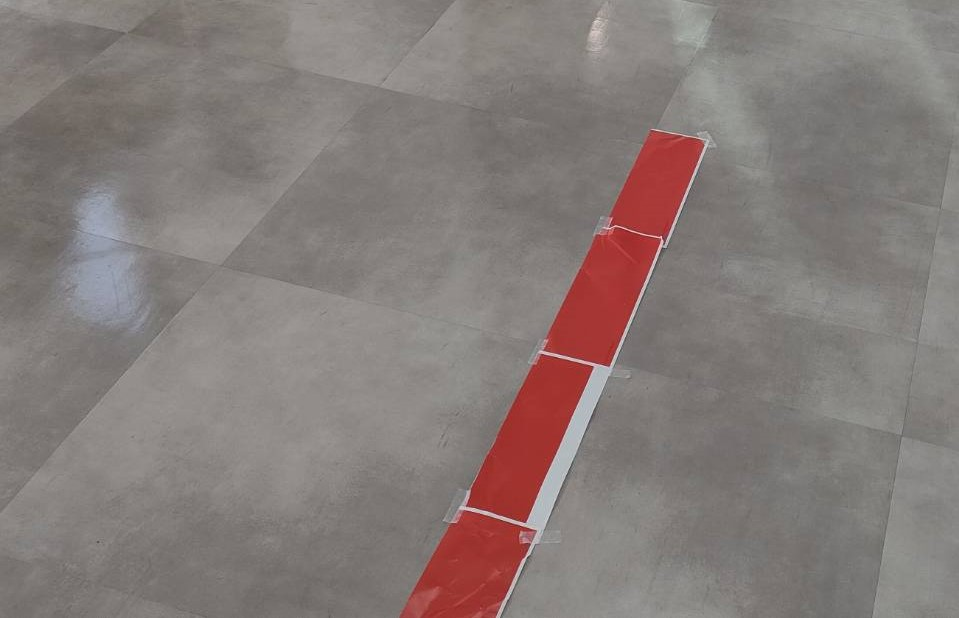
#> input picture img/redLine4.jpg, 959 x 618 px, found by its file name
$ python 1.py
#> lines starting #> are read from the running program, lines starting #| are printed output that depends on the picture; after the words box and inside, x2 and y2 are one past the last pixel; in counts of white or black regions, pixels touching at a corner belong together; long printed decimals are rounded
### main/binarization.py
# 2値化
import cv2
import numpy as np

# 画像を二値化
def binarization(image):
    if image is None:
        raise FileNotFoundError(f"Image can not found")

    # BGRからHSVに変換
    hsv = cv2.cvtColor(image, cv2.COLOR_BGR2HSV)

    # 赤色の範囲を定義（赤色は2つの範囲をカバーするため、2つのマスクを作成）
    lower_red = np.array([0, 100, 100])
    upper_red = np.array([10, 255, 255])
    lower_red2 = np.array([160, 100, 100])
    upper_red2 = np.array([180, 255, 255])

    # 赤色のマスクを作成
    mask1 = cv2.inRange(hsv, lower_red, upper_red)
    mask2 = cv2.inRange(hsv, lower_red2, upper_red2)
    mask = cv2.bitwise_or(mask1, mask2)

    # マスクを適用して赤い部分を抽出
    result = cv2.bitwise_and(image, image, mask=mask)

    gray_image = cv2.cvtColor(result, cv2.COLOR_BGR2GRAY)
    _, binary_image = cv2.threshold(gray_image, 1, 255, cv2.THRESH_BINARY)

    return binary_image

### main/remove_noise.py
# 画像からノイズ除去
import numpy as np

def remove_noise(binary_image, cell_size, threshold):
    height, width = binary_image.shape[:2]
    for y in range(0, height, cell_size):
        for x in range(0, width, cell_size):
            cell = binary_image[y:y+cell_size, x:x+cell_size]
            red_pixels = np.sum(cell == 255)
            total_pixels = cell.size
            red_ratio = red_pixels / total_pixels

            if red_ratio < threshold:
                binary_image[y:y+cell_size, x:x+cell_size] = 0

    return binary_image

### main/group_coordinates.py
import numpy as np

def group_coordinates(x_coords, y_coords, step):
    grouped_y_coords = []
    grouped_x_coords = []

    for y in range(0, max(y_coords) + step, step):
        mask = (y_coords >= y) & (y_coords < y + step)
        if np.any(mask):
            avg_y = np.mean(y_coords[mask])
            avg_x = np.mean(x_coords[mask])
            grouped_y_coords.append(avg_y)
            grouped_x_coords.append(avg_x)

    return np.array(grouped_x_coords), np.array(grouped_y_coords)

### main/remove_isolated_points.py
import numpy as np

def remove_isolated_points(grouped_x_coords, grouped_y_coords, radius):
    filtered_x_coords = []
    filtered_y_coords = []
    for i in range(len(grouped_x_coords)):
        x = grouped_x_coords[i]
        y = grouped_y_coords[i]
        # 周囲の点をチェック
        distances = np.sqrt((grouped_x_coords - x) ** 2 + (grouped_y_coords - y) ** 2)
        # 半径内に他の点があるかチェック
        if np.sum((distances < radius) & (distances > 0)) > 0:
            filtered_x_coords.append(x)
            filtered_y_coords.append(y)
    return np.array(filtered_x_coords), np.array(filtered_y_coords)

### main/center_leastSquare.py
# 重心計算 & 最小二乗法
import numpy as np

def center_leastSquare(filtered_x_coords, filtered_y_coords):
    if len(filtered_x_coords) > 0:
        # 重心を計算
        cx = np.mean(filtered_x_coords)
        cy = np.mean(filtered_y_coords)

        # 最小二乗法
        A = np.vstack([filtered_x_coords, np.ones(len(filtered_x_coords))]).T
        m, _ = np.linalg.lstsq(A, filtered_y_coords, rcond=None)[0]
        m = -m

        return cx, cy, m
    return None, None, None

### main/1.py
# test用
# あんまり消したくない

from binarization import binarization
from remove_noise import remove_noise
from remove_isolated_points import remove_isolated_points
from group_coordinates import group_coordinates
from center_leastSquare import center_leastSquare
import cv2
import numpy as np

image_path = r'C:\Users\daiko\drone\img\redLine4.jpg'
Cell_size = 6
Threshold = 0.7
Step = 20
Radius = 40

image = cv2.imread(image_path)
#> image is the input picture: shape (618, 959, 3); mean B, G, R 120.8, 123.7, 133.6
binary_image = binarization(image)
#> in binarization, `mask1 = cv2.inRange(hsv, lower_red, upper_red)`:
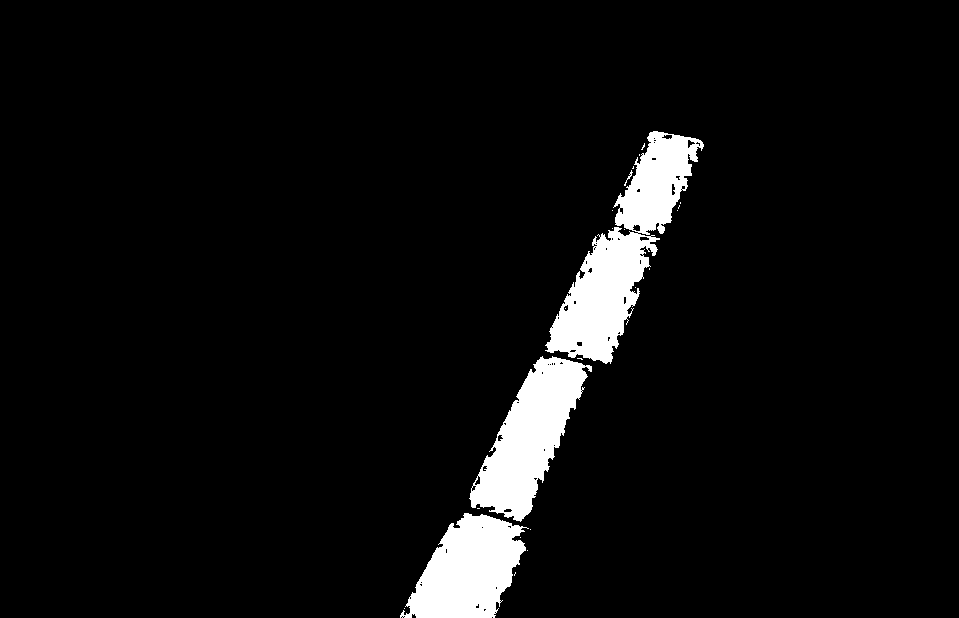
#> mask1: shape (618, 959); 5.2% white; 23 white regions (19 under 20 px), largest, box (x1, y1, x2, y2) and area: (545, 131, 704, 364) 13089, (469, 356, 592, 522) 9427, (400, 513, 529, 618) 8454, (624, 170, 633, 186) 29
#> in binarization, `mask2 = cv2.inRange(hsv, lower_red2, upper_red2)`:
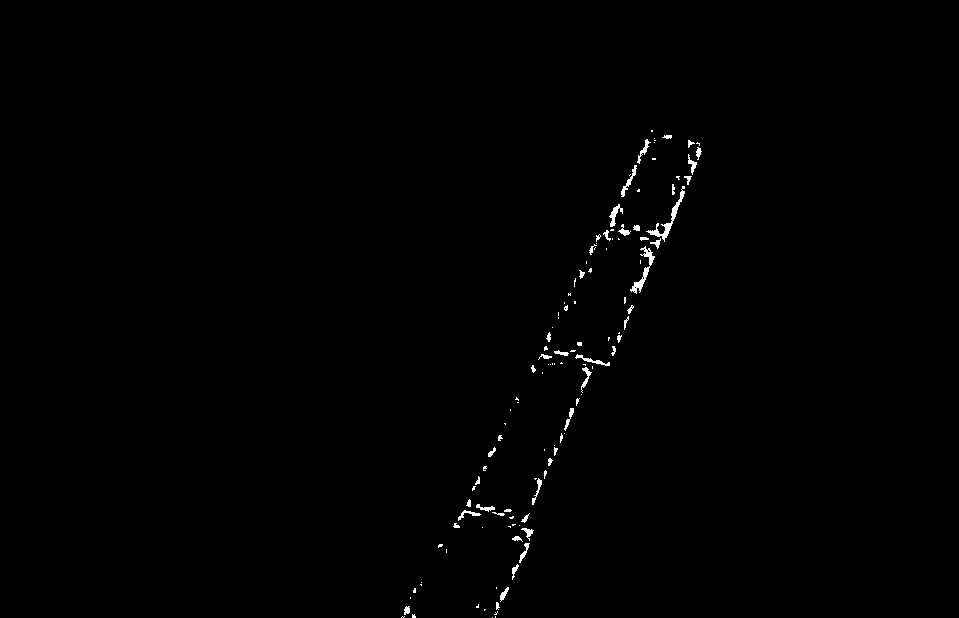
#> mask2: shape (618, 959); 0.54% white; 123 white regions (73 under 20 px), largest, box (x1, y1, x2, y2) and area: (646, 186, 685, 242) 321, (630, 246, 655, 294) 274, (609, 204, 623, 227) 122
#> in binarization, `mask = cv2.bitwise_or(mask1, mask2)`:
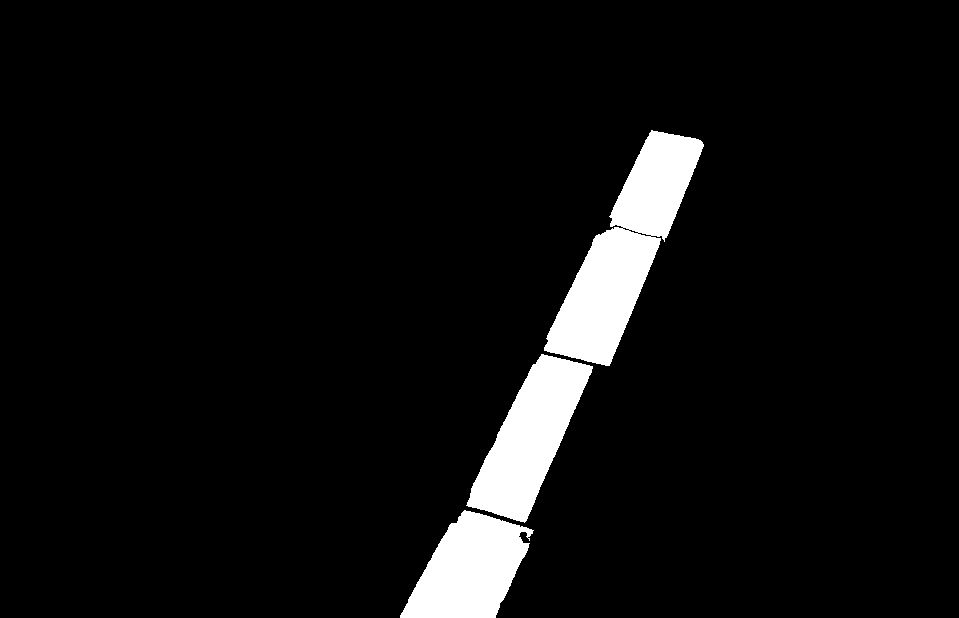
#> mask: shape (618, 959); 5.8% white; 3 white regions, box (x1, y1, x2, y2) and area: (544, 130, 704, 366) 15087, (466, 354, 593, 523) 10157, (400, 510, 534, 618) 8985
#> in binarization, `result = cv2.bitwise_and(image, image, mask=mask)`:
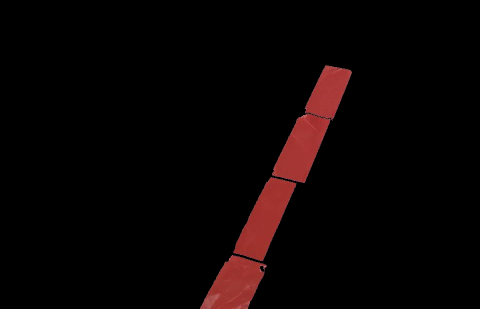
#> result: shape (618, 959, 3) (shown at 1/2 size); mean B, G, R 3.1, 3.2, 9.3
#> in binarization, `gray_image = cv2.cvtColor(result, cv2.COLOR_BGR2GRAY)`:
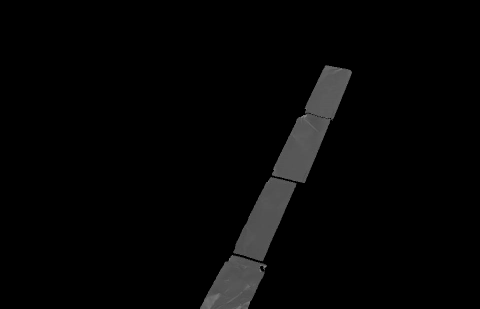
#> gray_image: shape (618, 959) (shown at 1/2 size); min 0, max 161, mean 5
denoised_image = remove_noise(binary_image, Cell_size, Threshold)
#> after the loop in remove_noise, `for y in range(0, height, cell_size):`:
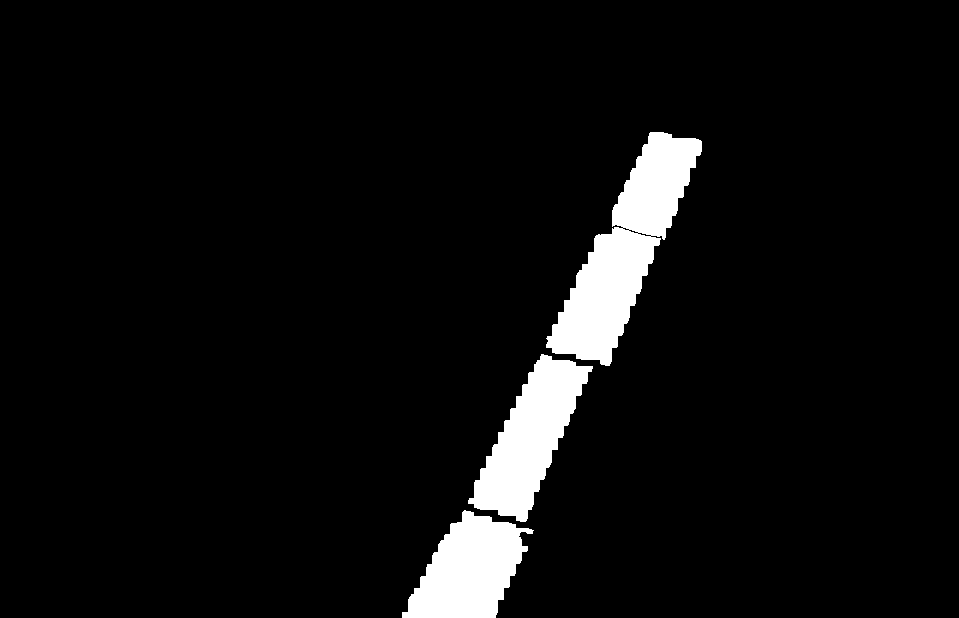
#> binary_image: shape (618, 959); 5.4% white; 3 white regions, box (x1, y1, x2, y2) and area: (546, 132, 702, 366) 14238, (468, 354, 593, 522) 9494, (402, 510, 534, 618) 8567
y_coords, x_coords = np.where(denoised_image == 255)
grouped_x_coords, grouped_y_coords = group_coordinates(x_coords, y_coords, Step)
#> the loop in group_coordinates, `for y in range(0, max(y_coords) + step, step):` made 32 passes
#> (avg_y, avg_x) on passes 7 to 14: (136.4, 664.9), (149.6, 670.9), (169.5, 662.1), (189.5, 653.1), (209.5, 644.6), (229.7, 636.7), (249.5, 623.2), (269.6, 613.6)
#> after the loop in group_coordinates, `for y in range(0, max(y_coords) + step, step):`: grouped_x_coords = 25 values, max 670.9 at index 1, min 451.2 at index 24, mean 564.7; grouped_y_coords = 25 values from 136.4 to 608.6
#> grouped_y_coords = 25 values from 136.4 to 608.6
filtered_x_coords, filtered_y_coords = remove_isolated_points(grouped_x_coords, grouped_y_coords, Radius)
#> the loop in remove_isolated_points, `for i in range(len(grouped_x_coords)):` made 25 passes
#> (x, y) on passes 1 to 8: (664.9, 136.4), (670.9, 149.6), (662.1, 169.5), (653.1, 189.5), (644.6, 209.5), (636.7, 229.7), (623.2, 249.5), (613.6, 269.6)
#> after the loop in remove_isolated_points, `for i in range(len(grouped_x_coords)):`: filtered_x_coords has the same summary as grouped_x_coords in group_coordinates
#> filtered_x_coords has the same summary as grouped_x_coords in group_coordinates; filtered_y_coords = 25 values from 136.4 to 608.6
cx, cy, m = center_leastSquare(filtered_x_coords, filtered_y_coords)
#> in center_leastSquare, `cx = np.mean(filtered_x_coords)`: cx = 564.7
#> in center_leastSquare, `cy = np.mean(filtered_y_coords)`: cy = 369.7
#> in center_leastSquare, `A = np.vstack([filtered_x_coords, np.ones(len(filtered_x_coords))]).T`: A = 25 pairs, first value 451.2 to 670.9, second value 1 to 1
#> in center_leastSquare, `m, _ = np.linalg.lstsq(A, filtered_y_coords, rcond=None)[0]`: m = -2.08
#> in center_leastSquare, `m = -m`: m = 2.08
#> cx = 564.7; cy = 369.7; m = 2.08
print("(cx, cy, m)", cx, cy, m)
#| (cx, cy, m) 564.680 369.737 2.076

$ run again, with img/redLine1.jpg copied over img/redLine4.jpg
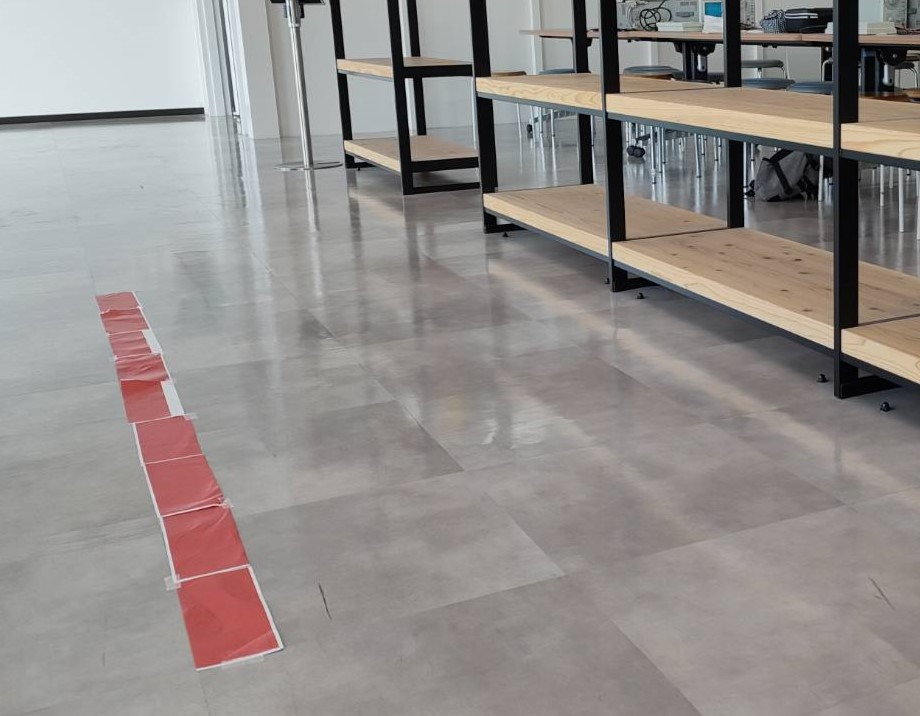
#> input picture img/redLine1.jpg, 920 x 716 px, found by its file name
#> image is the input picture: shape (716, 920, 3); mean B, G, R 139.5, 141.8, 147
#> hsv: shape (716, 920, 3); mean H, S, V 47.1, 23.5, 149.6
#> in binarization, `mask1 = cv2.inRange(hsv, lower_red, upper_red)`:
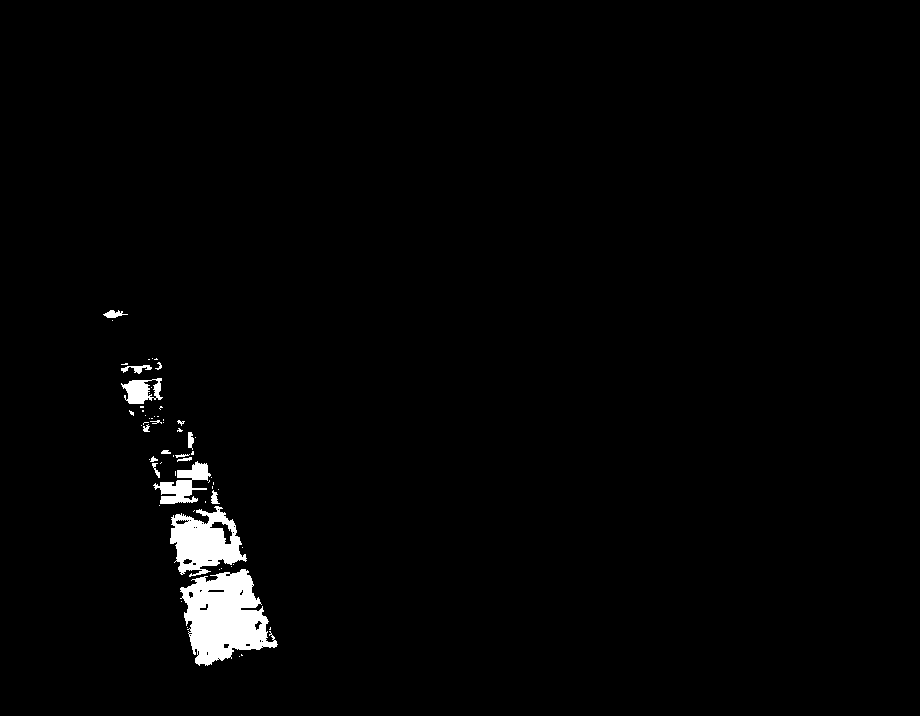
#> mask1: shape (716, 920); 1.7% white; 62 white regions (45 under 20 px), largest, box (x1, y1, x2, y2) and area: (180, 569, 278, 666) 5777, (170, 506, 247, 577) 3113, (153, 461, 211, 504) 1112
#> mask2: shape (716, 920); 0.95% white; 80 white regions (48 under 20 px), largest, box (x1, y1, x2, y2) and area: (140, 417, 199, 461) 1663, (147, 455, 222, 507) 1282, (126, 380, 167, 421) 628
#> mask: shape (716, 920); 2.7% white; 12 white regions (5 under 20 px), largest, box (x1, y1, x2, y2) and area: (179, 568, 278, 667) 6651, (165, 506, 247, 578) 4263, (147, 455, 222, 514) 2827
#> after the loop in remove_noise, `for y in range(0, height, cell_size):`:
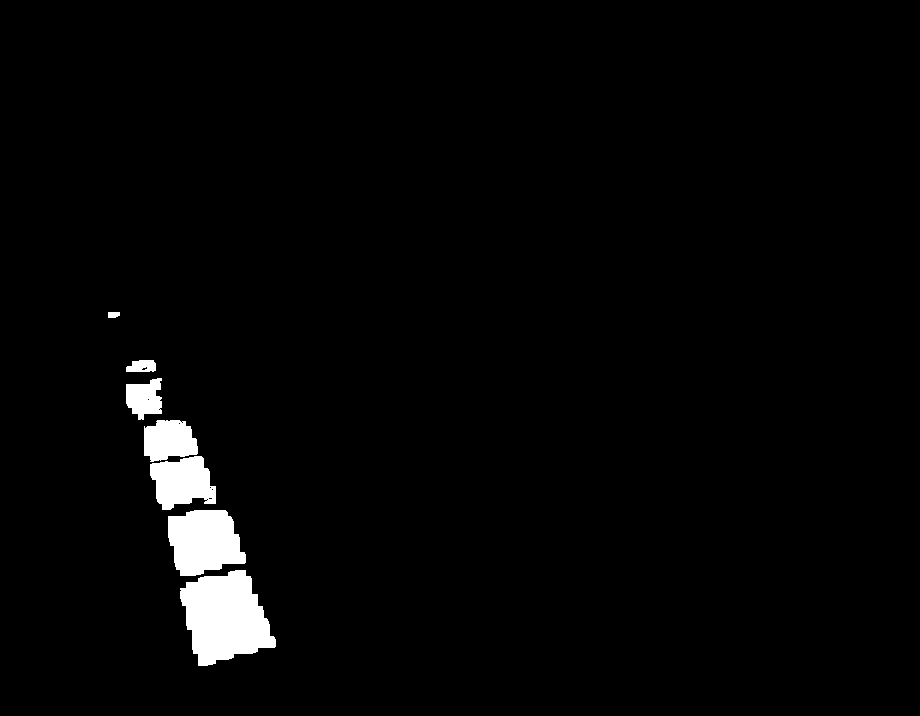
#> binary_image: shape (716, 920); 2.4% white; 7 white regions, largest, box (x1, y1, x2, y2) and area: (180, 570, 276, 666) 6253, (168, 510, 246, 576) 3931, (150, 456, 216, 510) 2519
#> y_coords = 15925 values from 312 to 665; x_coords = 15925 values, max 275 at index 14562, min 108 at index 0, mean 198.9
#> the loop in group_coordinates, `for y in range(0, max(y_coords) + step, step):` made 35 passes
#> (avg_y, avg_x) on passes 16, 19, 20, 21, 22, 23, 24, 25: (314.3, 113.1), (366.5, 142.4), (390.7, 143.1), (406.9, 144.4), (430.7, 168.3), (448.9, 170.9), (470.2, 179.1), (489.5, 184.3)
#> after the loop in group_coordinates, `for y in range(0, max(y_coords) + step, step):`: grouped_x_coords = [113.1, 142.4, 143.1, 144.4, 168.3, 170.9, 179.1, 184.3, 195, 201.4, 207, 209.8, 218.1, 223.1, 229.5, 227.6, 205.9]; grouped_y_coords = [314.3, 366.5, 390.7, 406.9, 430.7, 448.9, 470.2, 489.5, 511.1, 529.7, 549.6, 568.7, 590, 609.6, 629.4, 647.7, 662.2]
#> `grouped_x_coords, grouped_y_coords = group_coordinates(x_coords, y_coo..`: grouped_x_coords = 17 values, max 229.5 at index 14, min 113.1 at index 0, mean 186.1; grouped_y_coords = 17 values from 314.3 to 662.2
#> the loop in remove_isolated_points, `for i in range(len(grouped_x_coords)):` made 17 passes
#> (x, y) on passes 1 to 8: (113.1, 314.3), (142.4, 366.5), (143.1, 390.7), (144.4, 406.9), (168.3, 430.7), (170.9, 448.9), (179.1, 470.2), (184.3, 489.5)
#> after the loop in remove_isolated_points, `for i in range(len(grouped_x_coords)):`: filtered_x_coords = [142.4, 143.1, 144.4, 168.3, 170.9, 179.1, 184.3, 195, 201.4, 207, 209.8, 218.1, 223.1, 229.5, 227.6, 205.9]; filtered_y_coords = [366.5, 390.7, 406.9, 430.7, 448.9, 470.2, 489.5, 511.1, 529.7, 549.6, 568.7, 590, 609.6, 629.4, 647.7, 662.2]
#> in center_leastSquare, `cx = np.mean(filtered_x_coords)`: cx = 190.6
#> in center_leastSquare, `cy = np.mean(filtered_y_coords)`: cy = 518.8
#> A = 16 rows, first 8: [142.4, 1], [143.1, 1], [144.4, 1], [168.3, 1], [170.9, 1], [179.1, 1], [184.3, 1], [195, 1]
#> in center_leastSquare, `m, _ = np.linalg.lstsq(A, filtered_y_coords, rcond=None)[0]`: m = 3
#> in center_leastSquare, `m = -m`: m = -3
#> `cx, cy, m = center_leastSquare(filtered_x_coords, filtered_y_coords)`: cx = 190.6; cy = 518.8; m = -3
#| (cx, cy, m) 190.610 518.842 -2.999
